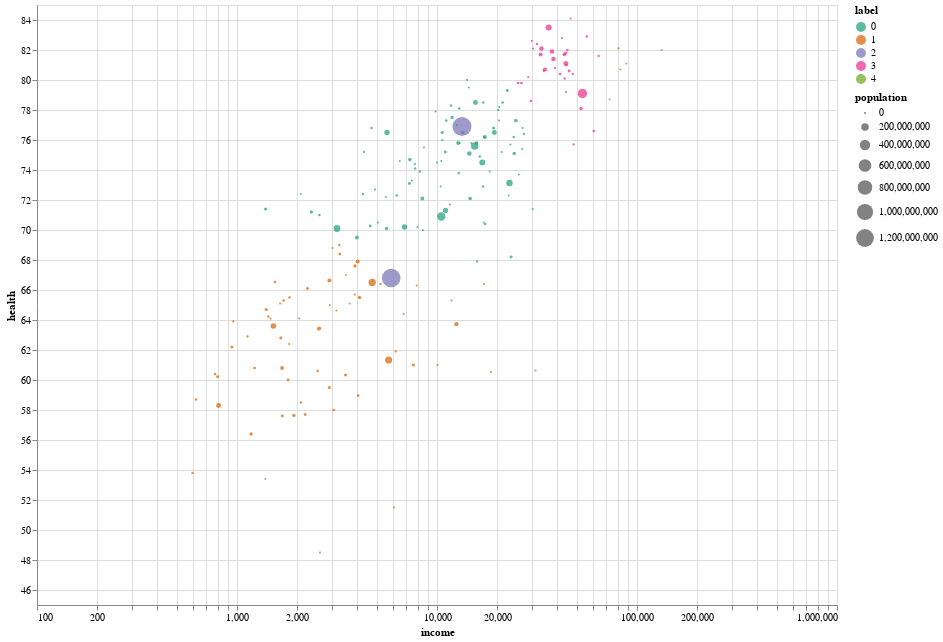

The notebook cell saved with this chart:
### Code cell
(
    alt.Chart(gapminder)
    .mark_circle()
    .encode(
        alt.X("income:Q", scale=alt.Scale(type="log")),
        alt.Y("health:Q", scale=alt.Scale(zero=False)),
        size="population:Q",
        color=alt.Color("label:N", scale=alt.Scale(scheme="dark2")),
        tooltip=list(gapminder.columns),
    )
    .properties(width=800, height=600)
    .interactive()
)

### Figure 1 — Vega-Lite specification as saved in the notebook (floating-point values rounded to 4 significant figures; data arrays with more than 128 entries replaced by an {"elided": "..."} marker saying what was removed)
{"config": {"view": {"continuousWidth": 300, "continuousHeight": 300}}, "data": {"name": "data-59f96afc0f48b6fe37710fdd4e8917b1"}, "mark": {"type": "circle"}, "encoding": {"color": {"field": "label", "scale": {"scheme": "dark2"}, "type": "nominal"}, "size": {"field": "population", "type": "quantitative"}, "tooltip": [{"field": "country", "type": "nominal"}, {"field": "income", "type": "quantitative"}, {"field": "health", "type": "quantitative"}, {"field": "population", "type": "quantitative"}, {"field": "label", "type": "quantitative"}], "x": {"field": "income", "scale": {"type": "log"}, "type": "quantitative"}, "y": {"field": "health", "scale": {"zero": false}, "type": "quantitative"}}, "height": 600, "params": [{"name": "param_5", "select": {"type": "interval", "encodings": ["x", "y"]}, "bind": "scales"}], "width": 800, "$schema": "https://vega.github.io/schema/vega-lite/v5.14.1.json", "datasets": {"data-59f96afc0f48b6fe37710fdd4e8917b1": {"elided": "187 records"}}}
